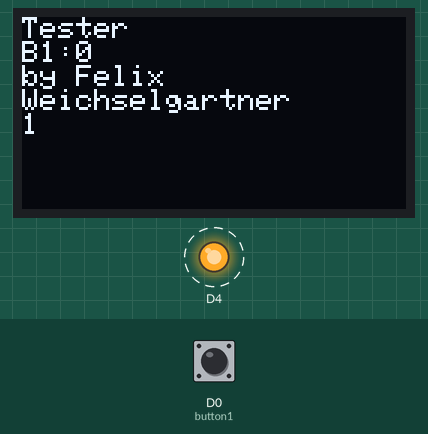
A sketch run on a simulated ESP8266 (NodeMCU). Parts: 128×64 one-colour display, output pins drawn as LEDs (lit = HIGH). Dashed ring = blinking. The inputs (shaded band) are chosen by the test bench; at power-on: D0 (button1) LOW. What the sketch prints to the serial monitor is not drawn.

Above: at 1.2 s.
1.3 s: D0 (button1) pulled HIGH for 1.25 s
At 2.9 s:
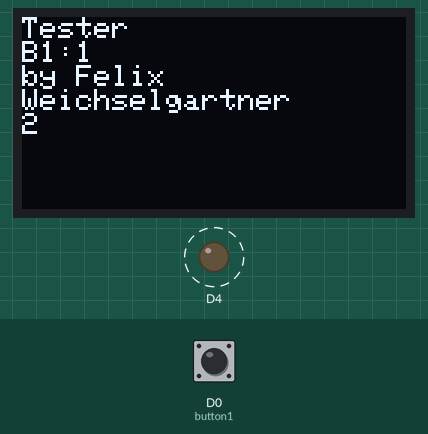
6.7 s: D0 (button1) pulled HIGH for 1.25 s
9.4 s: D0 (button1) pulled HIGH for 3.2 s
At 12.1 s:
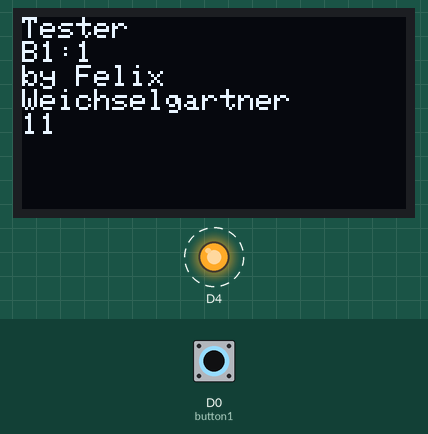
Timing chart, 0 to 20.1 s (numbered marks = the images above; inputs shaded):
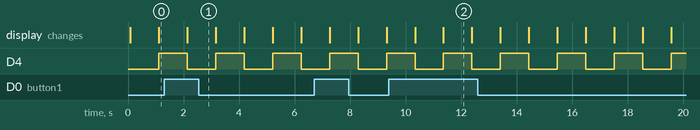

Measured:
- by itself, D4: alternates HIGH for 1.0 s and LOW for 1.0 s
- what the display in image 2 shows lasts 1.0 s, from 11.4 s to 12.4 s

The sketch:

button_display_i2c.ino
```cpp
#include <stdint.h>

#include <SPI.h>
#include <Wire.h>
#include <Adafruit_GFX.h>
#include <Adafruit_SSD1306.h>

#define SCREEN_WIDTH 128 // OLED display width, in pixels
#define SCREEN_HEIGHT 64 // OLED display height, in pixels

// Declaration for an SSD1306 display connected to I2C (SDA, SCL pins)
// The pins for I2C are defined by the Wire-library.
#define OLED_RESET     -1 // Reset pin # (or -1 if sharing Arduino reset pin)
#define SCREEN_ADDRESS 0x3C ///< See datasheet for Address; 0x3D for 128x64, 0x3C for 128x32
Adafruit_SSD1306 display(SCREEN_WIDTH, SCREEN_HEIGHT, &Wire, OLED_RESET);

// d4 has to be disconnected for uploading and start up.
int button1 = D0;

#ifdef LCD_DISPLAY
#else
void led_write_text(String text) {
    display.clearDisplay();

    display.setTextSize(1);      // Normal 1:1 pixel scale
    display.setTextColor(SSD1306_WHITE); // Draw white text
    display.setCursor(0, 0);     // Start at top-left corner
    display.cp437(true);         // Use full 256 char 'Code Page 437' font

    display.write(text.c_str());

    display.display();
}
#endif

void setup()
{
    Serial.begin(115200);
    // wait until serial is connected.
    while (!Serial)
        ;
    yield();

    Serial.println("starting program");

    pinMode(2, OUTPUT);
    pinMode(button1, INPUT);

    Serial.println("starting display");

    // SSD1306_SWITCHCAPVCC = generate display voltage from 3.3V internally
    if(!display.begin(SSD1306_SWITCHCAPVCC, SCREEN_ADDRESS)) {
        Serial.println(F("SSD1306 allocation failed"));
        while(true);
    }

    Serial.println("display started");

    display.clearDisplay();
    display.display();

    Serial.println("starting loop");
}

int i = 0;

void loop()
{
  led_write_text("Tester\nB1:" + (String)digitalRead(button1) + "\nby Felix\nWeichselgartner\n" + String(i));
  i += 1;
  digitalWrite(2, (i % 2) == 0);
  Serial.println(i);
  delay(1000);
}
```
